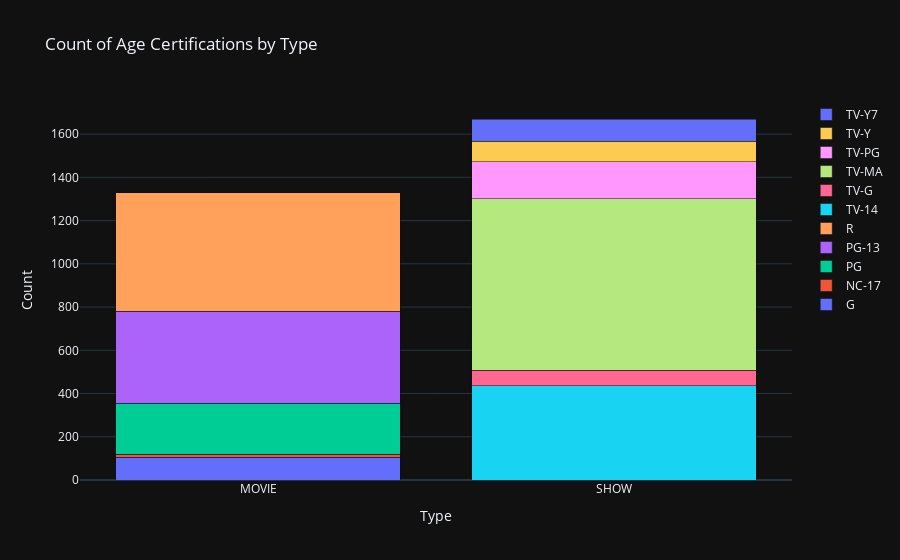

This figure's notebook cell:
### Code cell
# Creating a stacked bar chart for count of age certifications by type
age_cert_type = df.groupby(['type', 'age_certification']).size().unstack().fillna(0)

fig = go.Figure(data=[
    go.Bar(name=age, x=age_cert_type.index, y=age_cert_type[age]) for age in age_cert_type.columns
])
fig.update_layout(
    barmode='stack',
    xaxis=dict(title='Type'),
    yaxis=dict(title='Count'),
    title='Count of Age Certifications by Type'
)
fig.show()

### Figure 1 — Plotly figure (JSON) as saved in the notebook; plotly's stock layout.template omitted (floating-point values rounded to 4 significant figures)
{"data": [{"name": "G", "x": ["MOVIE", "SHOW"], "y": [105.0, 0.0], "type": "bar"}, {"name": "NC-17", "x": ["MOVIE", "SHOW"], "y": [13.0, 0.0], "type": "bar"}, {"name": "PG", "x": ["MOVIE", "SHOW"], "y": [238.0, 0.0], "type": "bar"}, {"name": "PG-13", "x": ["MOVIE", "SHOW"], "y": [424.0, 0.0], "type": "bar"}, {"name": "R", "x": ["MOVIE", "SHOW"], "y": [548.0, 0.0], "type": "bar"}, {"name": "TV-14", "x": ["MOVIE", "SHOW"], "y": [0.0, 436.0], "type": "bar"}, {"name": "TV-G", "x": ["MOVIE", "SHOW"], "y": [0.0, 72.0], "type": "bar"}, {"name": "TV-MA", "x": ["MOVIE", "SHOW"], "y": [0.0, 792.0], "type": "bar"}, {"name": "TV-PG", "x": ["MOVIE", "SHOW"], "y": [0.0, 172.0], "type": "bar"}, {"name": "TV-Y", "x": ["MOVIE", "SHOW"], "y": [0.0, 94.0], "type": "bar"}, {"name": "TV-Y7", "x": ["MOVIE", "SHOW"], "y": [0.0, 104.0], "type": "bar"}], "layout": {"barmode": "stack", "xaxis": {"title": {"text": "Type"}}, "yaxis": {"title": {"text": "Count"}}, "title": {"text": "Count of Age Certifications by Type"}}}
